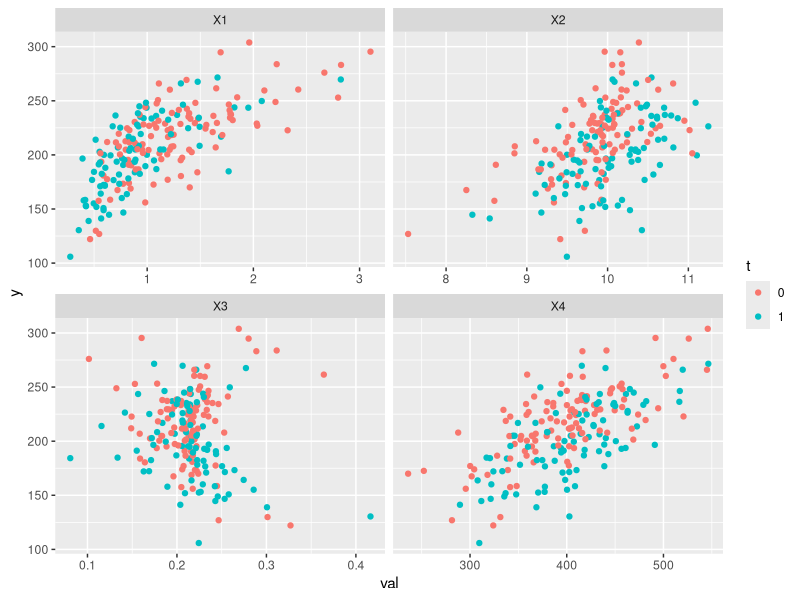

Here is the R script that generated this plot:
library(MASS)
library(ggplot2)
library(dplyr)
library(tidyr)

rm(list = ls())



n = 200
p = 4
i <- diag(rep(1,4))
bz <- c(210, 27.4, 13.7, 13.7, 13.7)
bp <- c(-1, .5, -.25, .1)
Z <- cbind(1, mvrnorm(n, rep(0,p), i))
e <- rnorm(n)
y <- Z %*% bz + e
pi <- t(exp(bp %*% t(Z[,-1])) / (1 + exp(bp %*% t(Z[,-1]))))

t <- as.numeric(runif(n,0,1) < pi)
# t <- as.numeric(rnorm(n) < pi)
# t <- as.numeric(.5 <= pi)

solve(t(Z) %*% Z) %*% t(Z) %*% y

(u <- mean(y))
(u1 <- mean(y[t == 1]))
(u0 <- mean(y[t == 0]))

X <- cbind(1, exp(Z[,2]/2), Z[,3]/(1 + exp(Z[,2])) + 10, (Z[,2] * Z[,4] / 25 + .6)^3, (Z[,3] + Z[,5] + 20)^2)

data.frame(y, t = as.factor(t), X[,-1]) %>% 
  gather(key = var, value = val, -(y:t)) %>%
  ggplot(aes(x = val,
             y = y,
             color = t)) +
  geom_point() +
  facet_wrap(~var, scales = "free_x")

bx <- solve(t(X) %*% X) %*% t(X) %*% y

# bp2 <- t(solve(t(X[,-1]) %*% X[,-1]) %*% t(X[,-1]) %*% t)
# pi2 <- t(exp(bp2 %*% t(X[,-1])) / (1 + exp(bp2 %*% t(X[,-1]))))

bp2 <- t(solve(t(X) %*% X) %*% t(X) %*% t)
pi2 <- t(exp(bp2 %*% t(X)) / (1 + exp(bp2 %*% t(X))))

summary(lm(y ~ X1 + X2 + X3 + X4, data.frame(y, X[,-1])[t == 1,]))

fyt <- Z %*% bz
fyf <- X %*% bx

cor(fyt, fyf)
cor(pi, pi2)

sum(t * (pi^-1) * y) / sum(t * (pi^-1)) - u
sum(t * (pi^-1) * (1 - pi) * y) / sum(t * (pi^-1) * (1 - pi)) - u0

sum(t * (pi2^-1) * y) / sum(t * (pi2^-1)) - u
sum(t * (pi2^-1) * (1 - pi2) * y) / sum(t * (pi2^-1) * (1 - pi2)) - u0

